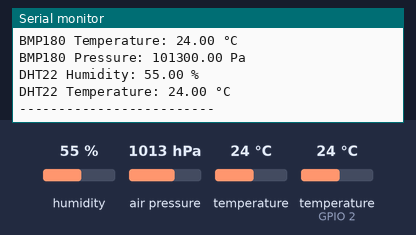
The sketch below on a simulated ESP32. Shown: the last lines printed to the serial monitor. Inputs (shaded band) come from the test bench; at power-on: humidity 55 %, air pressure 1013 hPa, temperature 24 °C, temperature (sensor on GPIO 2) 24 °C. WiFi joins after 1.5 s; servers stay silent unless stated.

Above: at 2.7 s.
2.8 s: humidity set to 22 %
At 4.4 s:
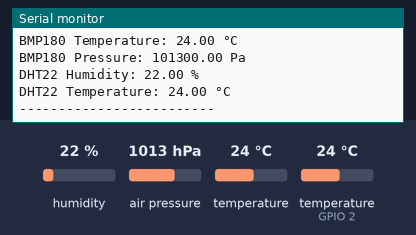
5.9 s: air pressure set to 952 hPa
9.0 s: temperature (sensor 0) set to 12 °C
12.1 s: temperature (sensor on GPIO 2) set to 12 °C
At 14.2 s:
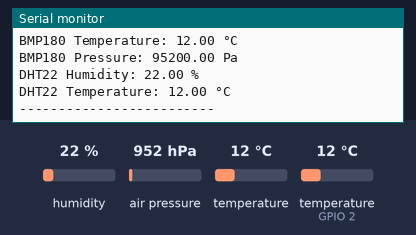
15.2 s: humidity set to 40 %
At 16.9 s:
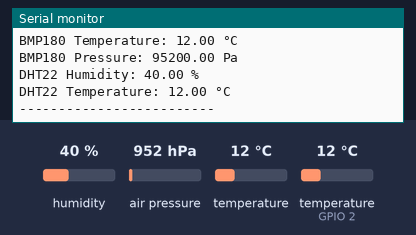
18.3 s: air pressure set to 975 hPa
Timing chart, 0 to 21.3 s (numbered marks = the images above; inputs shaded):
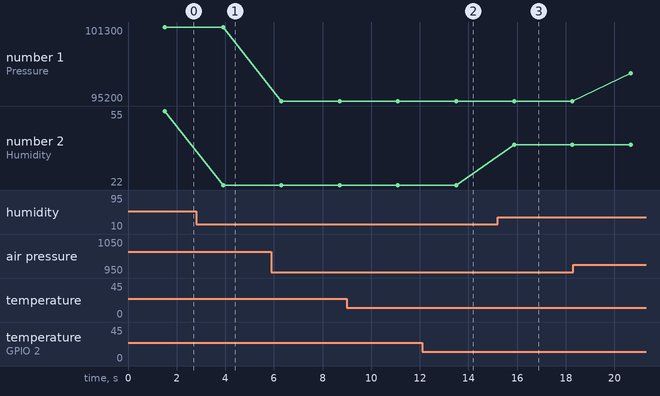

The sketch:

Getting_BPM_to_Monitor.ino.ino
```cpp
#include <Adafruit_BMP085.h>
#include <DHT.h>
#include <WiFi.h>
#include <ThingSpeak.h>

const char* ssid = "saru";   // your network SSID
const char* password = "12345678";   // your network password

unsigned long myChannelNumber = 1864319;
const char* myWriteAPIKey = "2BDPDA602WO41Z7B";

// Timer variables
unsigned long lastTime = 0;
unsigned long timerDelay = 30000;

// Create a sensor object
WiFiClient client;
#define DHTPIN 2           // DHT22 sensor pin
#define DHTTYPE DHT22      // DHT22 sensor type (changed from DHT11)

Adafruit_BMP085 bmp;       // BMP180 sensor object
DHT dht(DHTPIN, DHTTYPE);  // DHT22 sensor object

void setup() {
  Serial.begin(9600);
  dht.begin();
  WiFi.mode(WIFI_STA);
  ThingSpeak.begin(client);  // Initialize ThingSpeak
  wifiConnect();

  if (!bmp.begin()) {
    Serial.println("Could not find a valid BMP180 sensor, check wiring!");
    while (1);
  }
}

void loop() {
  float temperature_bmp = bmp.readTemperature();  // Read temperature from BMP180 sensor
  float pressure = bmp.readPressure();            // Read pressure from BMP180 sensor
  float humidity = dht.readHumidity();            // Read humidity from DHT22 sensor (changed from DHT11)
  float temperature_dht = dht.readTemperature();  // Read temperature from DHT22 sensor (changed from DHT11)

  Serial.print("BMP180 Temperature: ");
  Serial.print(temperature_bmp);
  Serial.println(" °C");

  Serial.print("BMP180 Pressure: ");
  Serial.print(pressure);
  Serial.println(" Pa");

  Serial.print("DHT22 Humidity: ");
  Serial.print(humidity);
  Serial.println(" %");

  Serial.print("DHT22 Temperature: ");
  Serial.print(temperature_dht);
  Serial.println(" °C");

  Serial.println("-------------------------");

  ThingSpeak.setField(1, pressure);
  ThingSpeak.setField(2, temperature_bmp);
  ThingSpeak.setField(3, humidity);
  ThingSpeak.writeFields(myChannelNumber, myWriteAPIKey);

  delay(2000);  // Delay between readings
}

// Function to connect WiFi
void wifiConnect() {
  Serial.println("Connecting to WiFi!");
  WiFi.begin(ssid, password);
  while (WiFi.status() != WL_CONNECTED) {
    delay(100);
    Serial.print(".");
  }
  Serial.println("WiFi connected.");
}
```

Measured:
- after the input at 2.8 s, the serial monitor: prints a new line after 1.1 s (image 1)
- after the input at 12.1 s, the serial monitor: prints a new line after 1.4 s (image 2)
- after the input at 15.2 s, the serial monitor: prints a new line after 0.68 s (image 3)
- plotted number 1: 101300 → 95200 after the input at 5.9 s, 95200 → 97500 after the input at 18.3 s
- plotted number 2: 22 → 40 after the input at 15.2 s
